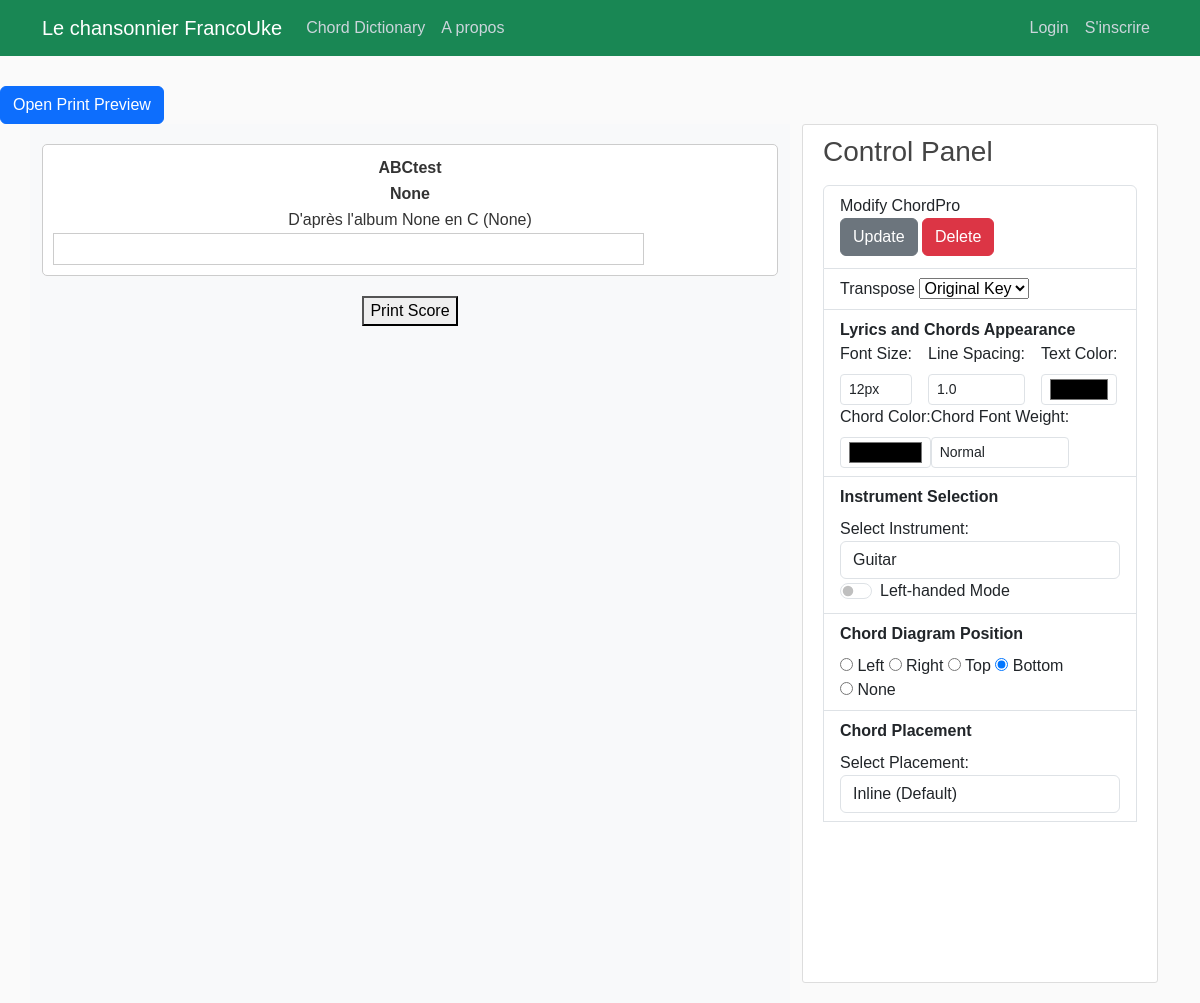
The page /score/373/ on the database its author committed.
### songbook/models.py (models this page shows, shortened)
class Song(models.Model):
    songTitle = models.CharField(max_length=100, blank=True, null=True)
    songChordPro = models.TextField()  # Original
    lyrics_with_chords = models.JSONField(null=True, blank=True)
    metadata = models.JSONField(blank=True, null=True)  # Stores metadata as JSON
    date_posted = models.DateField(default=timezone.now)
    contributor = models.ForeignKey(User, on_delete=models.CASCADE)
    abc_notation = models.TextField(blank=True, null=True, help_text="Optional ABC notation for this song.")
    tags = TaggableManager(blank=True)

### songbook/views.py (the view)
# urls.py: path('score/<int:pk>/', ScoreView.as_view(),name='score'),
class ScoreView(DetailView):
    model = Song
    template_name = 'songbook/song_simplescore.html'  # Temporary template for experiments
    context_object_name = 'score'
    def get_context_data(self, **kwargs):
        context = super().get_context_data(**kwargs)
        if self.request.user.is_authenticated:
            preferences, created = UserPreference.objects.get_or_create(user=self.request.user)
            context["preferences"] = preferences
        else:
            context["preferences"] = None  # Handle unauthenticated users if necessary
        return context

### songbook/templates/songbook/song_simplescore.html (shortened to what this page needs)
{% load static %}
<!DOCTYPE html>
<html lang="en">
<head>
<link href="https://cdn.jsdelivr.net/npm/bootstrap@5.3.3/dist/css/bootstrap.min.css" rel="stylesheet">
    {% if pdf_generation %}
        <link rel="stylesheet" href="file://{{ STATIC_ROOT }}/songbook/main.css">
        <link rel="stylesheet" href="file://{{ STATIC_ROOT }}/songbook/song_simplescore.css">
    {% else %}
        <link rel="stylesheet" type="text/css" href="{% static 'songbook/main.css' %}">
        <link rel="stylesheet" href="{% static 'songbook/song_simplescore.css' %}">
    {% endif %}
</head>
<body>
    <header class="site-header">
        {% include "partials/_navbar.html" %}
      </header>
      <button type="button" class="btn btn-primary mt-3" data-bs-toggle="modal" data-bs-target="#printPreviewModal">
        Open Print Preview
    </button>
      <main role="main" class="container">
        <div class="row">
            <div class="col-8 bg-light">
                <div id="printableScore" style="background-color:#FFF; padding: 10px; border: 1px solid #ccc; border-radius: 5px; max-width: 800px; margin: 20px auto;">
                    <table id="song_header" table table-borderless style="width: 100%; margin: 0 auto; padding: 1;">
                        <tbody>
                            <tr style="height:fit-content;">
                                <td class="col-3">
                                </td>
                                <td class="col-6" style="text-align: center; font-weight: bolder;">{{ score.songTitle }}</td>
                                <td class="col-3" style="text-align: right;">
                                </td>
                            </tr>
                            <tr>
                                <td class="col-sm-3">
                                    </td>
                                <td class="col-sm-6" style="text-align: center; font-weight: bolder;">{{ score.metadata.artist }}</td>
                                <td class="col-sm-3"></td>
                            </tr>
                            <tr>
                                <td colspan="3" style="text-align: center; " id="recording">D'après l'album {{ score.metadata.album }} en {{ score.metadata.key }} ({{ score.metadata.year }})</td>
                            </tr>
                        </tbody>
                    </table>
                <div id="lyrics-and-chords" class="row">
                    <div class="col-10">
                        <div id="lyrics-container" class="lyrics-container">
                        </div>
                    </div>
                    <div id="right-chord-diagram-placeholder" class="col-2"></div>
                </div>
            </div>
        <button onclick="printDiv('printableScore')" style="display: block; margin: 20px auto;">Print Score</button>
        </div>
            <div class="col-4">
                {% include "partials/_control_panel.html" %}
            </div>
    </main>
</body>
</html>

### songbook/static/songbook/main.css (style rules this page uses)
body { background: #fafafa; color: #333333; margin-top: 5rem; }
.lyrics-container { line-height: 1.0; }

### songbook/static/songbook/song_simplescore.css (style rules this page uses)
body { font-family: Arial, sans-serif; padding-top: 70px; margin: 0; }
#song_header { width: 100%; border-collapse: collapse; margin-bottom: 10px; }
#song_header td { padding: 1px; text-align: center; border: 0px solid #ddd; background-color: #fff; }
#song_header td[colspan="3"] { text-align: center; }
#chord-container, .lyrics-container { border: 1px solid #ccc; padding: 5px; background-color: #f9f9f9; }
.lyrics-container { background-color: #fff; padding: 15px; flex-grow: 1; transition:all 0.3 ease; }
.row > div:not(.lyrics-container) { text-align: left; }
#recording { text-align: center; }

### rows shown on the page
Song: songTitle "ABCtest", metadata.artist "None", metadata.album "None", metadata.key "C", metadata.year "None"
